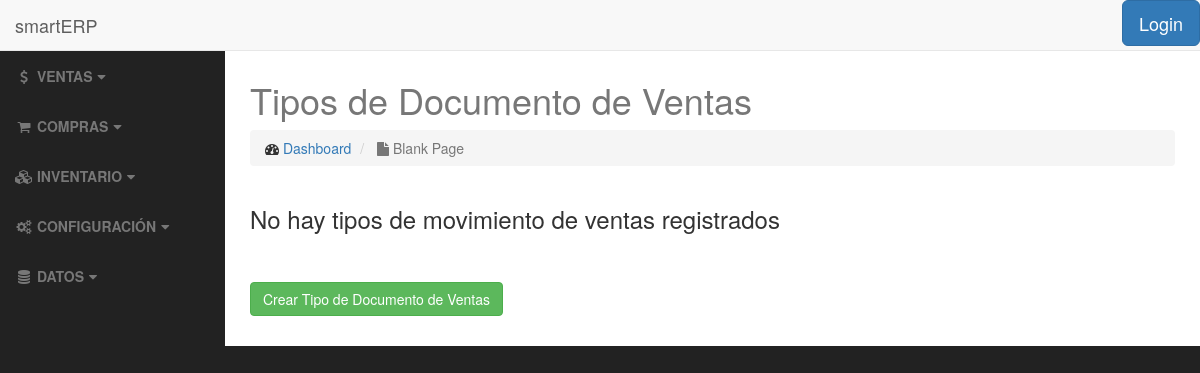
The app's page /payment/saledoctype/, older data.
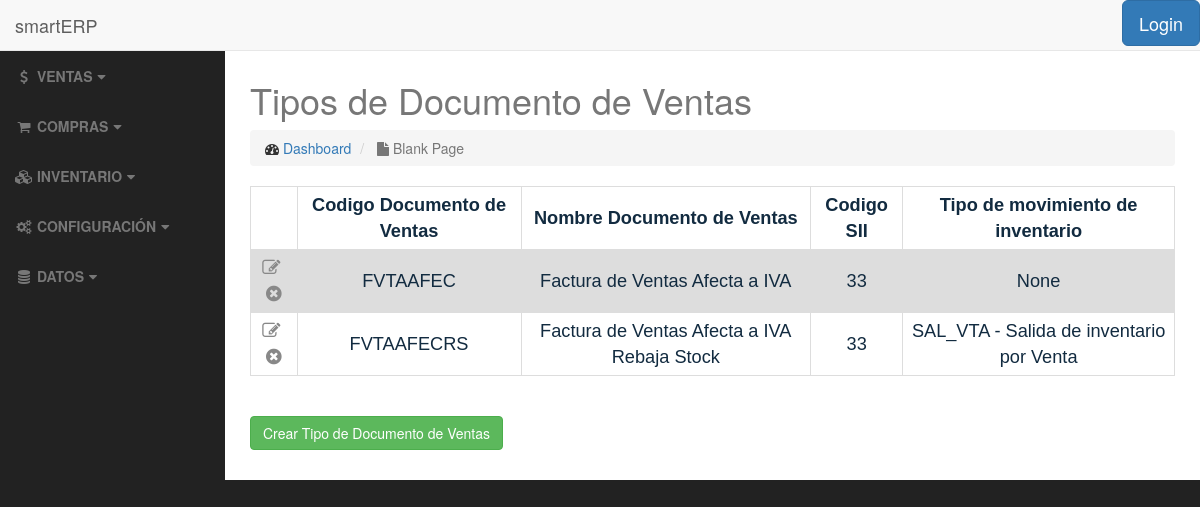
The same page, newer data.
### payment/models.py (models this page shows, shortened)
class SaleDocType(models.Model):
    sdoc_code = models.CharField(max_length=10, verbose_name='Codigo', unique='True')
    sdoc_name = models.CharField(max_length=50, verbose_name='Nombre Documento de Venta')
    ssii_code = models.PositiveSmallIntegerField(choices=DOCS_SII, verbose_name='Codigo SII')
    is_active = models.BooleanField(default=True, verbose_name='Activo')
    inv_movement_type = models.ForeignKey(InventoryMovementType, on_delete=models.CASCADE,
                                          verbose_name='Tipo de Movimiento', null='True', blank='True')
    class Meta:
        ordering = ['sdoc_code']

class InventoryMovementType(models.Model):
    OPERATION = (
        (0, 'Disminuye Inventario'),
        (1, 'Aumenta Inventario'),
    )
    movement_code = models.CharField(max_length=10, verbose_name='Codigo', unique='True')
    movement_name = models.CharField(max_length=50, verbose_name='Nombre Tipo de Movimiento')
    operation = models.PositiveSmallIntegerField(choices=OPERATION, verbose_name='Operacion')
    is_active = models.BooleanField(default=True, verbose_name='Activo')
    def __str__(self):
        return self.movement_code + ' - ' + self.movement_name
    class Meta:
        ordering = ['movement_code']

### payment/views.py (the view)
class SaleDocTypeListView(ListView):
    template_name = 'payment/saledoctype_list.html'
    def get_queryset(self):
        return SaleDocType.objects.all()

### payment/templates/payment/saledoctype_list.html (shortened to what this page needs)
{% extends 'base.html' %}
<h2>{% block title %}Tipos de Documento de Ventas{% endblock %}</h2>
{% block body %}
    <table>
            {% if object_list %}
                <tr>
                    <th></th>
                    <th>Codigo Documento de Ventas</th>
                    <th>Nombre Documento de Ventas</th>
                    <th>Codigo SII</th>
                    <th>Tipo de movimiento de inventario</th>
                </tr>
                    {% for saledoctype in object_list %}
                        <tr>
                            <td>
                                <a href="{% url 'payment:saledoctype-update' saledoctype.pk %}"><i class="fa fa-pencil-square-o" title="Editar"></i></a>&nbsp;
                                <a href="{% url 'payment:saledoctype-delete' saledoctype.pk %}"><i class="fa fa-times-circle" title="Eliminar"></i></a>
                            </td>
                            <td>{{ saledoctype.sdoc_code }}</td>
                            <td>{{ saledoctype.sdoc_name }}</td>
                            <td>{{ saledoctype.ssii_code }}</td>
                            <td>{{ saledoctype.inv_movement_type }}</td>
                        </tr>
                    {% endfor %}
            {% else %}
                <h3>No hay tipos de movimiento de ventas registrados</h3>
            {% endif %}
    </table>
    <br>
    <br>
    <a href="{% url 'payment:saledoctype-add' %}" class="btn btn-success">Crear Tipo de Documento de Ventas</a>
    <br>
    <br>
{% endblock %}

### templates/base.html (shortened to what this page needs)
<!DOCTYPE html>
<html lang="en">
<head>
    {% load staticfiles %}
    <link href="http://127.0.0.1:8000/static/css/bootstrap.min.css" rel="stylesheet">
    <link rel="stylesheet" href="https://maxcdn.bootstrapcdn.com/bootswatch/3.3.7/superhero/bootstrap.min.css">
    <link href="http://127.0.0.1:8000/static/css/sb-admin.css" rel="stylesheet">
    <link href="http://127.0.0.1:8000/static/font-awesome/css/font-awesome.min.css" rel="stylesheet" type="text/css">
</head>
<body>
    <div id="wrapper">
        <nav class="navbar navbar-default navbar-fixed-top" role="navigation">
            <div class="navbar-header">
                <a class="navbar-brand" href="/">smartERP</a>
            </div>
            <ul class="nav navbar-right top-nav">
                {% if user.active %}
                    <li class="dropdown">
                        <a href="#" class="dropdown-toggle" data-toggle="dropdown"><i class="fa fa-user"></i> John Smith <b class="caret"></b></a>
                        <ul class="dropdown-menu">
                            <li>
                                <a href="#"><i class="fa fa-fw fa-user"></i> Profile</a>
                            </li>
                            <li>
                                <a href="#"><i class="fa fa-fw fa-envelope"></i> Inbox</a>
                            </li>
                            <li>
                                <a href="#"><i class="fa fa-fw fa-gear"></i> Settings</a>
                            </li>
                            <li class="divider"></li>
                            <li>
                                <a href="#"><i class="fa fa-fw fa-power-off"></i> Log Out</a>
                            </li>
                        </ul>
                    </li>
                {% else %}
                    <ul class="nav navbar-nav pull-right">
                        <a class="btn btn-lg btn-primary" data-toggle="modal" href="#myModal" >Login</a>
                    </ul>
                {% endif %}
            </ul>
            <div class="collapse navbar-collapse navbar-ex1-collapse">
                <ul class="nav navbar-nav side-nav">
                    <li class="#">
                        <a href="#ventas" data-toggle="collapse"><i class="fa fa-fw fa-usd"></i> <b>VENTAS</b><i class="fa fa-fw fa-caret-down"></i></a>
                    </li>
                    <li class="#">
                        <a href="#compras" data-toggle="collapse"><i class="fa fa-fw fa-shopping-cart"></i> <b>COMPRAS</b><i class="fa fa-fw fa-caret-down"></i></a>
                    </li>
                    <li class="#">
                        <a href="#inv" data-toggle="collapse"><i class="fa fa-fw fa-cubes"></i> <b>INVENTARIO</b><i class="fa fa-fw fa-caret-down"></i></a>
                    </li>
                    <li class="#">
                        <a href="#conf" data-toggle="collapse"><i class="fa fa-fw fa-cogs"></i> <b>CONFIGURACIÓN</b><i class="fa fa-fw fa-caret-down"></i></a>
                    </li>
                    <li class="#">
                        <a href="#datos" data-toggle="collapse"><i class="fa fa-fw fa-database"></i> <b>DATOS</b><i class="fa fa-fw fa-caret-down"></i></a>
                    </li>
                </ul>
            </div>
        </nav>
        <div id="page-wrapper">
            <div class="container-fluid">
                <div class="row">
                    <div class="col-lg-12">
                        <h1 class="text-muted">
                            {% block title %}{% endblock %}
                        </h1>
                        <ol class="breadcrumb">
                            <li>
                                <i class="fa fa-dashboard"></i>  <a href="index.html">Dashboard</a>
                            </li>
                            <li class="active">
                                <i class="fa fa-file"></i> Blank Page
                            </li>
                        </ol>
                    </div>
                </div>
                {% block body %}
                {% endblock %}
            </div>
        </div>
    </div>
</body>
</html>

### static/css/sb-admin.css (style rules this page uses)
body { margin-top: 100px; background-color: #222; }
@media (min-width:768px) { body { margin-top: 50px; } }
#wrapper { padding-left: 0; }
#page-wrapper { width: 100%; padding: 0; background-color: #fff; }
@media (min-width:768px) { #wrapper { padding-left: 225px; } }
@media (min-width:768px) { #page-wrapper { padding: 10px; } }
.top-nav { padding: 0 15px; }
@media (min-width:768px) { .side-nav { position: fixed; top: 51px; left: 225px; width: 225px; margin-left: -225px; border: none; border-radius: 0; overflow-y: auto; background-color: #222; bottom: 0; overflow-x: hidden; padding-bottom: 40px; } }
@media (min-width:768px) { .side-nav>li>a { width: 225px; } }

### templates/base.html (style rules this page uses)
table { font-family: arial, sans-serif; border-collapse: collapse; width: 100%; margin-left: auto; margin-right: auto; }
td, th { border: 1px solid #dddddd; text-align: center; padding: 5px; font-size: 130%; color: #122b40; }
tr:nth-child(even) { background-color: #dddddd; }
.fa-pencil-square-o { color: #888888; }
.fa-times-circle { color: #888888; }

Row changes from the older to the newer data that the page shows:
added SaleDocType: sdoc_code "FVTAAFEC", sdoc_name "Factura de Ventas Afecta a IVA", ssii_code "33", inv_movement_type "None"
added SaleDocType: sdoc_code "FVTAAFECRS", sdoc_name "Factura de Ventas Afecta a IVA Rebaja Stock", ssii_code "33", inv_movement_type "SAL_VTA - Salida de inventario por Venta"
Text that changed along with them:
text no longer shown: "No hay tipos de movimiento de ventas registrados"
text now shown: "Codigo Documento de Ventas Nombre Documento de Ventas Codigo SII Tipo de movimiento de inventario"
